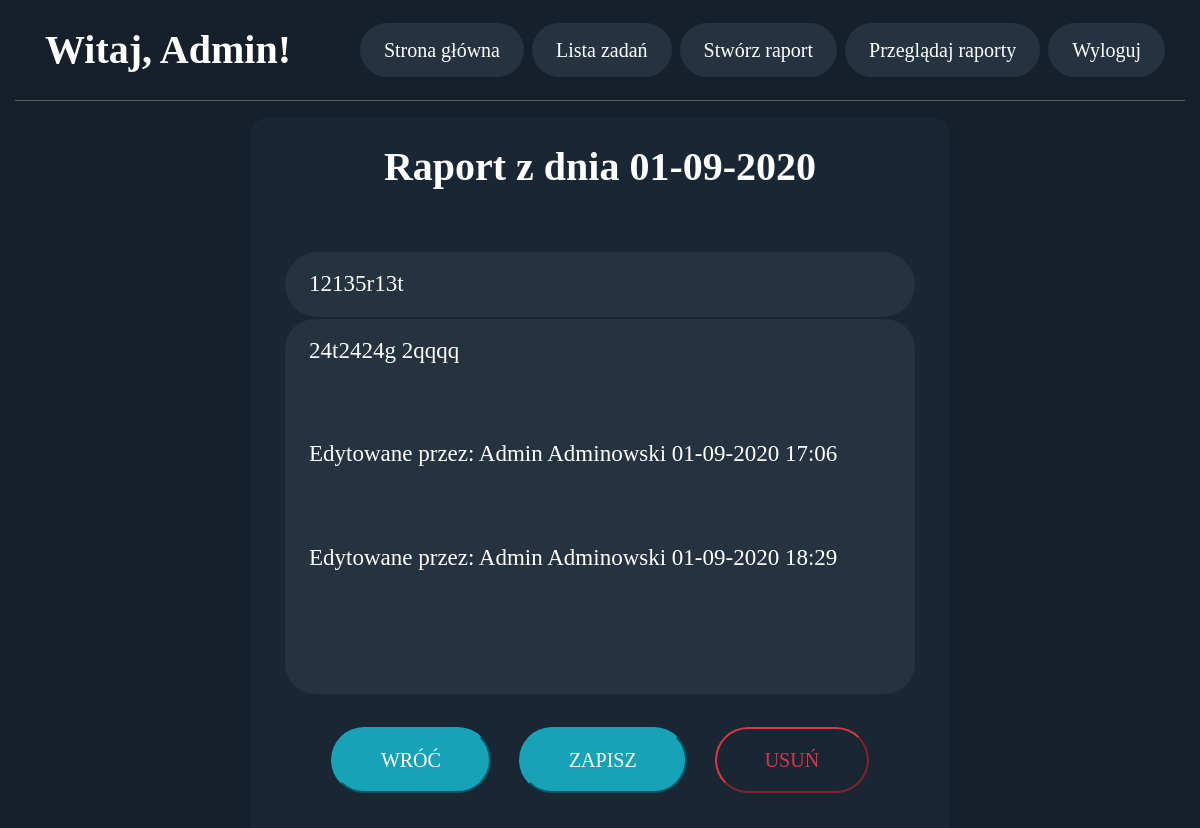
Screenshot of /raports_edit/4 (signed in) with the database file from the repository.
### login/models.py (models this page shows, shortened)
class Raport(models.Model):
	title = models.CharField(max_length=100)
	content = models.TextField()
	author_name = models.CharField(max_length=100)
	author_lastname = models.CharField(max_length=100)
	dateTime = models.DateTimeField(auto_now_add=True)
	objects = models.Manager()

### login/views.py (the view)
# urls.py: path('raports_edit/<int:raport_id>', views.raports_edit, name='raports_edit')
def raports_edit(request, raport_id):
	if request.user.is_authenticated:
		raport = get_object_or_404(Raport, id=raport_id)
		if request.method == "POST":
			if 'save' in request.POST:
				title = request.POST['title']
				content = request.POST['content']
				if title != '' and content != '' and not title.isspace() and not content.isspace():
					now = datetime.now()
					dt_string = now.strftime("%d-%m-%Y %H:%M")
					aut_string = request.user.first_name + " " + request.user.last_name
					raport.title = title
					raport.content = content + '\n\n\nEdytowane przez: ' + aut_string + " " + dt_string
					raport.save()
					return redirect('raports_view')
				else:
					messages.info(request, 'Tytuł i treść nie mogą być puste')
					return render(request, 'raports_edit.html', {"raport": raport})
			elif 'delete' in request.POST:
				raport.delete()
				return redirect('raports_view')
		else:
			return render(request, 'raports_edit.html', {"raport": raport})
	else:
		return redirect('login')

### templates/raports_edit.html (shortened to what this page needs)
{% extends 'index.html' %}
{% block content %}
<div class='form form_title form_maker circular-top mb-0'>
    <span class='title'> Raport z dnia {{raport.dateTime.day|stringformat:'02d'}}-{{raport.dateTime.month|stringformat:'02d'}}-{{raport.dateTime.year}}</span>
</div>
<div class="form form_maker">
    <form action="{% url 'raports_edit' raport.id %}" method="post">
        <input class='badge-pill pl-4' type="text" name="title" value="{{raport.title}}"><br>
        <textarea class='circular-whole pl-4' id="rap" rows="10" name="content">{{raport.content}}</textarea>
        <a href="{% url 'raports_view' %}"><button class='mt-4 mr-4 pb-3 pt-3 pl-5 pr-5 btn-info badge-pill' type="button">WRÓĆ</button></a>
        <button class='mt-4 mr-4 pb-3 pt-3 pl-5 pr-5 btn-info badge-pill' name="save">ZAPISZ</button>
                <button class='mt-4 pb-3 pt-3 pl-5 pr-5 btn-outline-danger badge-pill' type="button" data-toggle="modal" data-target="#modal">USUŃ</button>
    </form>
</div>
{% endblock %}

### templates/index.html (shortened to what this page needs)
{% load static %}
<!DOCTYPE html>
<html lang="en">
<head>
    <link rel="stylesheet" href="https://maxcdn.bootstrapcdn.com/bootstrap/4.0.0/css/bootstrap.min.css">
    <link rel="stylesheet" type="text/css" href="https://cdn.jsdelivr.net/npm/daterangepicker/daterangepicker.css" />
    <link rel="stylesheet" type="text/css" href="{% static 'styl.css' %}">
    <link href="https://cdn.jsdelivr.net/gh/gitbrent/bootstrap4-toggle@3.6.1/css/bootstrap4-toggle.min.css" rel="stylesheet">
</head>
<body>
  <div class='container-fluid coloured h-100'>
    <nav class="navbar navbar-expand-lg my_nav">
        <ul class="nav">
          <li class="nav_name">Witaj, {{ user.first_name }}!</li>
        </ul>
        <ul class="nav my-2 my-lg-0 ml-auto">
          <li class="nav_item"><a href="{% url 'index' %}" class='badge-pill pl-4 pr-4 ml-1 mr-1'>Strona główna</a></li>
            {% if user.is_superuser %}
                <li class="nav_item"><a href="{% url 'to_do_list' %}" class='badge-pill pl-4 pr-4 ml-1 mr-1'>Lista zadań</a></li>
                <li class="nav_item"><a href="{% url 'raports_maker' %}" class='badge-pill pl-4 pr-4 ml-1 mr-1'>Stwórz raport</a></li>
            {% endif %}
          <li class="nav_item"><a href="{% url 'raports_view' %}" class='badge-pill pl-4 pr-4 ml-1 mr-1'>Przeglądaj raporty</a></li>
          <li class="nav_item" style="float:right"><a href="{% url 'logout' %}" class='badge-pill pl-4 pr-4 ml-1 mr-1'>Wyloguj</a></li>
        </ul>
    </nav>
    <hr class='mt-0'>
    {% block content %}{% endblock %}
  </div>
</body>
</html>

### main/static/styl.css (style rules this page uses)
html, body { margin:0px; font-family: 'Segoe UI Light'; background-color: #15202b; }
.coloured { background-color: #15202b; }
.form { background: #192734; min-width: 400px; max-width: 400px; margin: 0 auto 0; padding: 35px; text-align: center; }
.form_title { padding: 20px; }
.form_maker { min-width: 700px; max-width: 40%; }
input, textarea { outline: 0; background:#253341; width: 100%; border: 0; margin: 0 0 2px; padding: 15px; box-sizing: border-box; color:white; font-size: 23px; }
li a { display: block; color: white; padding: 12px 14px; text-decoration: none; text-align: center; background-color: #253341; }
.my_nav { font-size:20px; color:white; }
.nav_name { padding: 12px 14px; font-weight: bold; font-size:40px; }
.title { font-size:40px; font-weight: bold; color: white; }
.circular-top { border-radius: 20px 20px 0 0 }
.circular-whole { border-radius: 30px; }
textarea { resize: none; }
button { font-size: 20px; }
hr { border-top: 1px solid; color: #5a5e63; }

### rows the page displays
Raport: dateTime.day "01", dateTime.month "09", dateTime.year "2020", title "12135r13t", content "24t2424g 2qqqq Edytowane przez: Admin Adminowski 01-09-2020 17:06 Edytowane przez: Admin Adminowski 01-09-2020 18:29"

### other values shown
{{ user.first_name }} "Admin"
